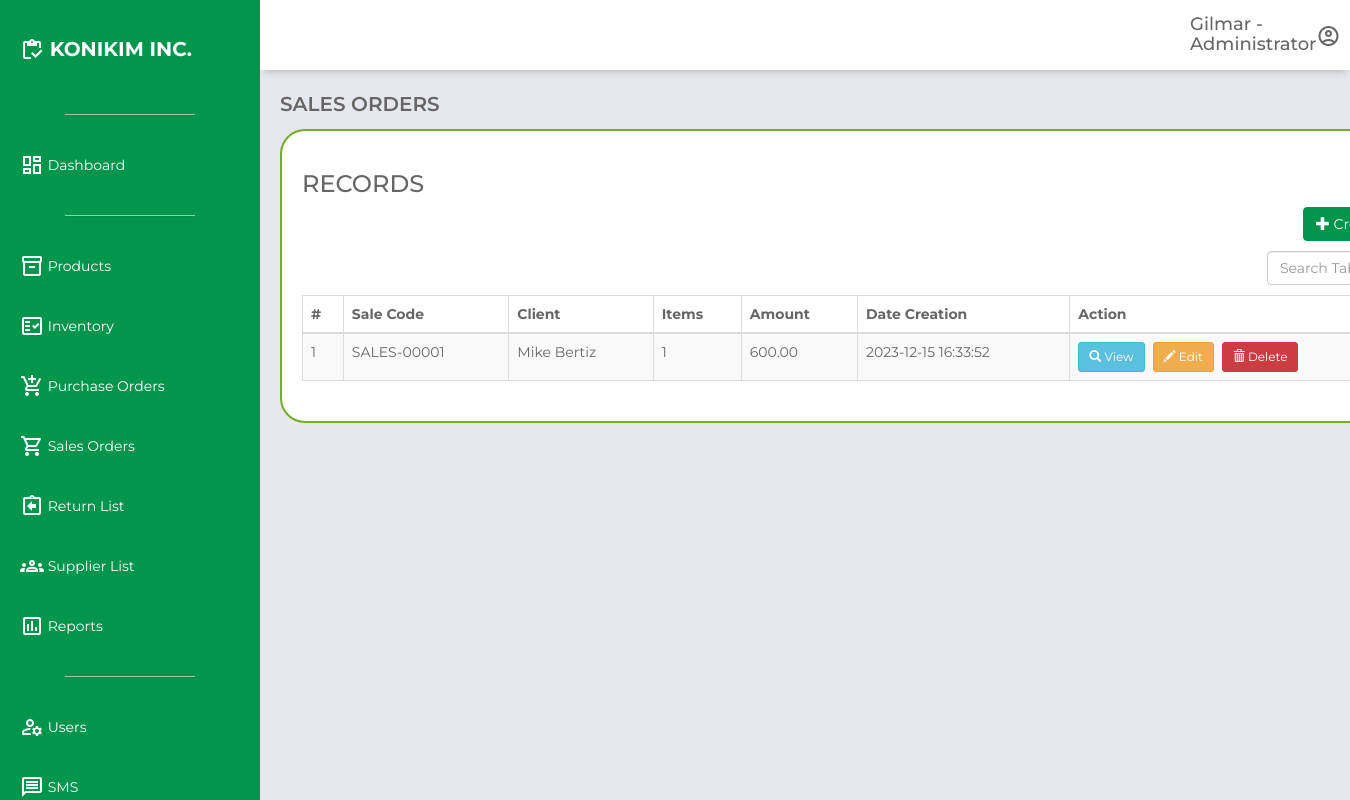
The app's page /sales_orders.php (signed in) with its own data.
### tables this page shows
CREATE TABLE `sales_orders` (
  `id` int(11) NOT NULL,
  `salescode` varchar(50) NOT NULL,
  `customername` varchar(100) NOT NULL,
  `soSubtotal` decimal(10,2) NOT NULL,
  `soDiscount` decimal(5,2) NOT NULL,
  `soDiscountTotal` decimal(10,2) NOT NULL,
  `soTax` decimal(5,2) NOT NULL,
  `soTaxTotal` decimal(10,2) NOT NULL,
  `soGrandTotal` decimal(10,2) NOT NULL,
  `dateCreated` datetime DEFAULT current_timestamp()
);

### sales_orders.php (the view, shortened to what this page needs)
<!DOCTYPE html>
<?php
if (isset($_SESSION['loggedin']) && $_SESSION['loggedin'] == true && isset($_SESSION['firstname']) && isset($_SESSION['user_type'])) {
    $userFirstName = $_SESSION['firstname'];
    $userType = $_SESSION['user_type'];
} else {
    $userFirstName = 'Unknown';
    $userType = 'Unknown';
}
?>
<html lang="en">
<head>
    <link rel="stylesheet" href="https://unpkg.com/boxicons@2.0.7/css/boxicons.min.css">
    <link href="https://maxcdn.bootstrapcdn.com/bootstrap/3.3.0/css/bootstrap.min.css" rel="stylesheet">
    <link href="https://cdn.datatables.net/1.10.25/css/dataTables.bootstrap.min.css" rel="stylesheet">
    <link rel="stylesheet" href="css\dashboard.css">
</head>
<body>
    <div class="grid-container">
        <header class="header">
            <div class="header-right" style="margin-left: 900px;">
                <h4><?php echo htmlspecialchars($userFirstName); ?> - <?php echo htmlspecialchars($userType); ?></h4>
            </div>
            <div class="header-right">
                <span class="material-icons-outlined" id="userIcon">account_circle</span>
            </div>
        </header>
        <aside id="sidebar">
            <div class="sidebar-title">
                <div class="sidebar-brand">
                    <span class="material-icons-outlined">inventory</span> KONIKIM INC.
                </div>
            </div>
            <ul class="sidebar-list">
                <hr class="sidebar-divider hr-sidebar-divider">
                <li class="sidebar-list-item">
                    <a href="dashboard.php" target="_self">
                        <span class="material-icons-outlined">dashboard</span> Dashboard
                    </a>
                </li>
                <hr class="sidebar-divider hr-sidebar-divider">
                <li class="sidebar-list-item">
                    <a href="products.php" target="_self">
                        <span class="material-icons-outlined">inventory_2</span> Products
                    </a>
                </li>
                <li class="sidebar-list-item">
                    <a href="inventory.php" target="_self">
                        <span class="material-icons-outlined">fact_check</span> Inventory
                    </a>
                </li>
                <li class="sidebar-list-item">
                    <a href="purchase_orders.php" target="_self">
                        <span class="material-icons-outlined">add_shopping_cart</span> Purchase Orders
                    </a>
                </li>
                <li class="sidebar-list-item">
                    <a href="sales_orders.php" target="_self">
                        <span class="material-icons-outlined">shopping_cart</span> Sales Orders
                    </a>
                </li>
                <li class="sidebar-list-item">
                    <a href="return_list.php" target="_self">
                        <span class="material-icons-outlined">assignment_return</span> Return List
                    </a>
                </li>
                <li class="sidebar-list-item">
                    <a href="supplier.php" target="_self">
                        <span class="material-icons-outlined">groups</span> Supplier List
                    </a>
                </li>
                <li class="sidebar-list-item">
                    <a href="reports.php" target="_self">
                        <span class="material-icons-outlined">poll</span> Reports
                    </a>
                </li>
                <?php if ($_SESSION['user_type'] == 'Administrator') : ?>
                    <hr class="sidebar-divider hr-sidebar-divider">
                    <li class="sidebar-list-item">
                        <a href="user.php" target="_self">
                            <span class="material-icons-outlined">manage_accounts</span> Users
                        </a>
                    </li>
                    <li class="sidebar-list-item">
                        <a href="sms.php" target="_self">
                            <span class="material-icons-outlined">message</span> SMS
                        </a>
                    </li>
                <?php endif; ?>
            </ul>
        </aside>
        <main class="main-container">
            <div class="main-title">
                <p class="font-weight-bold">SALES ORDERS</p>
            </div>
            <div class="container" style="font-family: 'Montserrat', sans-serif !important;">
                <div class="row">
                    <div class="col-md-12">
                        <h3>RECORDS</h3>
                        <a href="sales_order_add.php" class="btn btn-warning pull-right" style="margin-bottom: 10px; position: relative; background-color: #02964C; border-color: #02964C;"><span class="glyphicon glyphicon-plus"></span> Create New </a>
                    </div>
                </div>
                <div class="row">
                    <div class="col-md-2" style="margin-left: 965px; margin-bottom: 10px;">
                        <input type="text" id="tableSearch" class="form-control" placeholder="Search Table...">
                    </div>
                    <div class="col-md-12">
                        <div class="table-responsive">
                            <table class="table table-bordered table-striped">
                                <thead>
                                    <tr>
                                        <th>#</th>
                                        <th>Sale Code</th>
                                        <th>Client</th>
                                        <th>Items</th>
                                        <th>Amount</th>
                                        <th>Date Creation</th>
                                        <th>Action</th>
                                    </tr>
                                </thead>
                                <tbody>
                                    <?php
                                    require_once 'db_config.php';
                                    $sql = mysqli_query($conn, "SELECT so.*, COUNT(soi.id) AS itemCount FROM sales_orders so LEFT JOIN sales_order_items soi ON so.id = soi.sales_order_id GROUP BY so.id");
                                    $count = 1;
                                    $row = mysqli_num_rows($sql);
                                    if ($row > 0) {
                                        while ($row = mysqli_fetch_array($sql)) {
                                    ?> <tr>
                                                <td><?php echo $count ?></td>
                                                <td><?php echo $row['salescode']; ?></td>
                                                <td><?php echo $row['customername']; ?></td>
                                                <td><?php echo $row['itemCount']; ?></td>
                                                <td><?php echo $row['soGrandTotal']; ?></td>
                                                <td><?php echo $row['dateCreated']; ?></td>
                                                <td>
                                                    <div style="display: flex; align-items: center;">
                                                        <a href="#" class="btn btn-info btn-sm" style="margin-right: 8px; position: relative;"><span class="glyphicon glyphicon-search"></span> View </a>
                                                        <a href="#" class="btn btn-warning btn-sm" style="margin-right: 8px; position: relative;"><span class="glyphicon glyphicon-pencil"></span> Edit </a>
                                                        <a href="#" onClick="return confirm('Do you really want to remove this record?')" class="btn btn-danger btn-sm" style="background-color: #cc3c43; border-color: #cc3c43;"><span class="glyphicon glyphicon-trash"></span> Delete </a>
                                                    </div>
                                                </td>
                                            </tr>
                                    <?php
                                            $count = $count + 1;
                                        }
                                    }
                                    ?>
                                </tbody>
                            </table>
                        </div>
                    </div>
                </div>
            </div>
        </main>
    </div>
</body>
</html>

### css/dashboard.css (style rules this page uses)
body { margin: 0; padding: 0; box-sizing: border-box; background-color: #e6e8ed; color: #666666; font-family: "Montserrat", sans-serif !important; }
.material-icons-outlined { vertical-align: middle; line-height: 1px; }
.font-weight-bold { font-weight: 600; }
.grid-container { display: grid; grid-template-columns: 260px 1fr 1fr 1fr; grid-template-rows: 0.2fr 3fr; grid-template-areas: "sidebar header header header" "sidebar main main main"; height: 100vh; }
.header { grid-area: header; height: 70px; background-color: #ffffff; display: flex; align-items: center; justify-content: space-between; padding: 0 30px 0 30px; box-shadow: 0 6px 7px -4px rgba(0, 0, 0, 0.2); }
#sidebar { grid-area: sidebar; height: 100%; background-color: #02964C; color: #ffffff; overflow-y: auto; transition: all 0.5s; -webkit-transition: all 0.5s; }
.hr-sidebar-divider { border-top: 1px solid #ddd; margin: 20px auto; width: 50%; opacity: 0.7; box-shadow: 0 1px 1px rgba(0, 0, 0, 0.1); }
.sidebar-title { display: flex; justify-content: space-between; align-items: center; padding: 20px 20px 20px 20px; margin-bottom: 30px; }
.sidebar-brand { margin-top: 15px; font-size: 20px; font-weight: 700; }
.sidebar-list { padding: 0; margin-top: 15px; list-style-type: none; }
.sidebar-list-item { padding: 20px 20px 20px 20px; }
.sidebar-list-item > a { text-decoration: none; color: #ffffff; }
.main-container { grid-area: main; overflow-y: auto; padding: 20px 20px; }
.container { background-color: #fff; border-radius: 25px; border: 2px solid #73AD21; padding: 20px; }
.main-title { display: flex; justify-content: space-between; }
.main-title > p { font-size: 20px; }

### records on screen
sales_orders: salescode "SALES-00001", customername "Mike Bertiz", itemCount "1", soGrandTotal "600.00", dateCreated "2023-12-15 16:33:52"

### other values on screen
$userFirstName "Gilmar"
$userType "Administrator"
